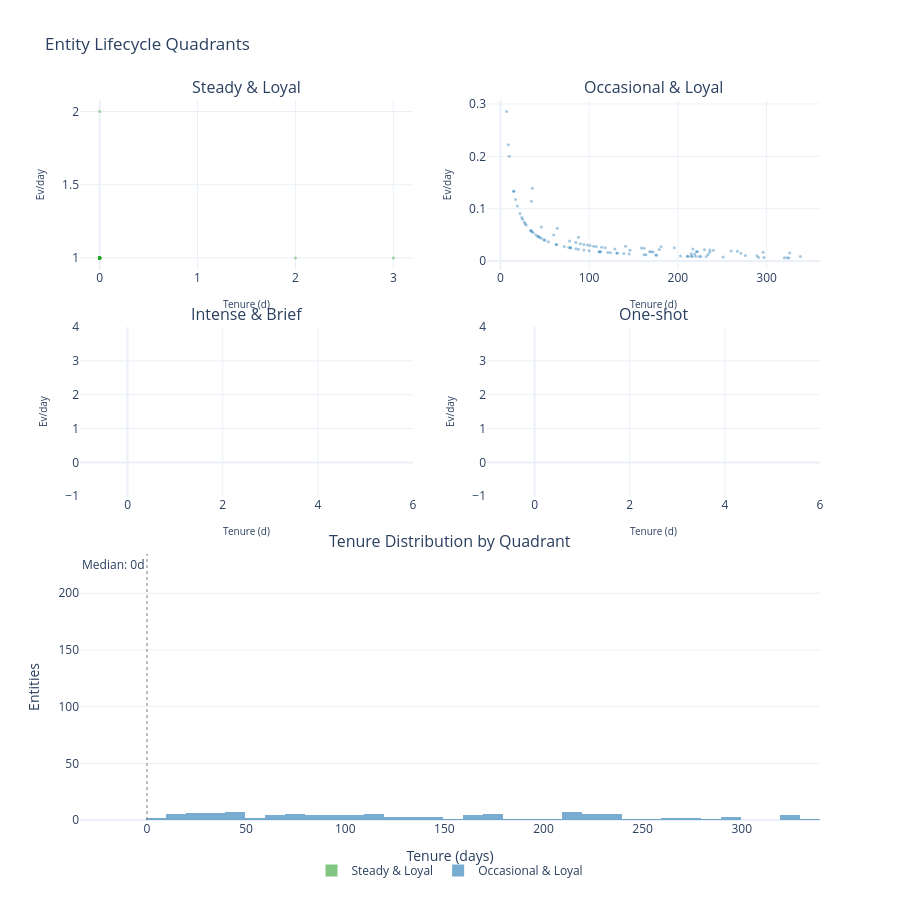

Notebook code for this chart:
### Code cell
# Combined panel: small multiples (top 2x2) + tenure histogram (bottom)
fig = make_subplots(
    rows=3, cols=2,
    subplot_titles=[*quadrant_order, "Tenure Distribution by Quadrant", ""],
    specs=[[{}, {}], [{}, {}], [{"colspan": 2}, None]],
    vertical_spacing=0.08, horizontal_spacing=0.10,
    row_heights=[0.28, 0.28, 0.44],
)

# Top 2x2: scatter per quadrant
positions = [(1, 1), (1, 2), (2, 1), (2, 2)]
for (row, col), q in zip(positions, quadrant_order):
    subset = lifecycles[lifecycles["lifecycle_quadrant"] == q]
    fig.add_trace(go.Scatter(
        x=subset["duration_days"], y=subset["intensity"],
        mode="markers", marker=dict(color=quadrant_colors[q], opacity=0.4, size=3),
        showlegend=False,
    ), row=row, col=col)
    fig.update_xaxes(title_text="Tenure (d)", title_font_size=10, row=row, col=col)
    fig.update_yaxes(title_text="Ev/day", title_font_size=10, row=row, col=col)

# Bottom: overlaid tenure histograms
for q in quadrant_order:
    subset = lifecycles[lifecycles["lifecycle_quadrant"] == q]
    fig.add_trace(go.Histogram(
        x=subset["duration_days"], nbinsx=40, name=q,
        marker_color=quadrant_colors[q], opacity=0.6,
    ), row=3, col=1)

fig.add_vline(x=tenure_median, line_dash="dot", line_color="gray", opacity=0.5,
              row=3, col=1, annotation_text=f"Median: {tenure_median:.0f}d",
              annotation_position="top left")

fig.update_layout(
    barmode="overlay", template="plotly_white", height=900,
    title="Entity Lifecycle Quadrants",
    legend=dict(orientation="h", yanchor="top", y=-0.05, xanchor="center", x=0.5),
    margin=dict(b=80),
)
fig.update_xaxes(title_text="Tenure (days)", row=3, col=1)
fig.update_yaxes(title_text="Entities", row=3, col=1)
display_figure(fig)

### Figure 1 — Plotly figure (JSON) as saved in the notebook; plotly's stock layout.template omitted (floating-point values rounded to 4 significant figures; data arrays with more than 128 entries replaced by an {"elided": "..."} marker saying what was removed)
{"data": [{"marker": {"color": "#2ca02c", "opacity": 0.4, "size": 3}, "mode": "markers", "showlegend": false, "type": "scatter", "x": {"elided": "225 int values"}, "xaxis": "x", "y": {"elided": "225 float values"}, "yaxis": "y"}, {"marker": {"color": "#1f77b4", "opacity": 0.4, "size": 3}, "mode": "markers", "showlegend": false, "type": "scatter", "x": [24, 85, 271, 224, 35, 320, 25, 323, 7, 79, 19, 132, 215, 338, 17, 98, 216, 27, 326, 112, 94, 90, 37, 164, 88, 94, 172, 291, 131, 28, 236, 9, 146, 226, 176, 49, 79, 114, 220, 181, 221, 43, 219, 236, 77, 203, 35, 222, 159, 29, 145, 63, 100, 118, 141, 40, 101, 162, 121, 85, 15, 105, 217, 139, 46, 44, 111, 46, 108, 54, 113, 60, 50, 289, 297, 72, 124, 260, 232, 168, 325, 34, 88, 215, 276, 230, 63, 211, 251, 211, 196, 179, 22, 10, 170, 296, 129, 42, 35, 64, 78, 234, 36, 162, 15, 267, 240, 175], "xaxis": "x2", "y": [0.08333, 0.02353, 0.01476, 0.008929, 0.05714, 0.00625, 0.08, 0.006192, 0.2857, 0.02532, 0.1053, 0.01515, 0.009302, 0.008876, 0.1176, 0.03061, 0.009259, 0.07407, 0.01534, 0.01786, 0.03191, 0.03333, 0.05405, 0.0122, 0.04545, 0.02128, 0.01744, 0.006873, 0.01527, 0.07143, 0.01695, 0.2222, 0.02055, 0.00885, 0.01136, 0.04082, 0.02532, 0.02632, 0.009091, 0.02762, 0.0181, 0.04651, 0.0137, 0.02119, 0.02597, 0.009852, 0.1143, 0.01802, 0.02516, 0.06897, 0.01379, 0.03175, 0.02, 0.02542, 0.02837, 0.05, 0.0297, 0.02469, 0.01653, 0.03529, 0.1333, 0.02857, 0.02304, 0.01439, 0.06522, 0.04545, 0.01802, 0.04348, 0.02778, 0.03704, 0.0177, 0.05, 0.04, 0.01038, 0.006734, 0.02778, 0.01613, 0.01923, 0.008621, 0.01786, 0.006154, 0.05882, 0.02273, 0.01395, 0.01087, 0.02174, 0.03175, 0.009479, 0.007968, 0.009479, 0.02551, 0.02235, 0.09091, 0.2, 0.01765, 0.01689, 0.02326, 0.04762, 0.05714, 0.0625, 0.03846, 0.01282, 0.1389, 0.01235, 0.1333, 0.01873, 0.02083, 0.01143], "yaxis": "y2"}, {"marker": {"color": "#ff7f0e", "opacity": 0.4, "size": 3}, "mode": "markers", "showlegend": false, "type": "scatter", "x": [], "xaxis": "x3", "y": [], "yaxis": "y3"}, {"marker": {"color": "#d62728", "opacity": 0.4, "size": 3}, "mode": "markers", "showlegend": false, "type": "scatter", "x": [], "xaxis": "x4", "y": [], "yaxis": "y4"}, {"marker": {"color": "#2ca02c"}, "name": "Steady & Loyal", "nbinsx": 40, "opacity": 0.6, "type": "histogram", "x": {"elided": "225 int values"}, "xaxis": "x5", "yaxis": "y5"}, {"marker": {"color": "#1f77b4"}, "name": "Occasional & Loyal", "nbinsx": 40, "opacity": 0.6, "type": "histogram", "x": [24, 85, 271, 224, 35, 320, 25, 323, 7, 79, 19, 132, 215, 338, 17, 98, 216, 27, 326, 112, 94, 90, 37, 164, 88, 94, 172, 291, 131, 28, 236, 9, 146, 226, 176, 49, 79, 114, 220, 181, 221, 43, 219, 236, 77, 203, 35, 222, 159, 29, 145, 63, 100, 118, 141, 40, 101, 162, 121, 85, 15, 105, 217, 139, 46, 44, 111, 46, 108, 54, 113, 60, 50, 289, 297, 72, 124, 260, 232, 168, 325, 34, 88, 215, 276, 230, 63, 211, 251, 211, 196, 179, 22, 10, 170, 296, 129, 42, 35, 64, 78, 234, 36, 162, 15, 267, 240, 175], "xaxis": "x5", "yaxis": "y5"}, {"marker": {"color": "#ff7f0e"}, "name": "Intense & Brief", "nbinsx": 40, "opacity": 0.6, "type": "histogram", "x": [], "xaxis": "x5", "yaxis": "y5"}, {"marker": {"color": "#d62728"}, "name": "One-shot", "nbinsx": 40, "opacity": 0.6, "type": "histogram", "x": [], "xaxis": "x5", "yaxis": "y5"}], "layout": {"annotations": [{"font": {"size": 16}, "showarrow": false, "text": "Steady & Loyal", "x": 0.225, "xanchor": "center", "xref": "paper", "y": 1.0, "yanchor": "bottom", "yref": "paper"}, {"font": {"size": 16}, "showarrow": false, "text": "Occasional & Loyal", "x": 0.775, "xanchor": "center", "xref": "paper", "y": 1.0, "yanchor": "bottom", "yref": "paper"}, {"font": {"size": 16}, "showarrow": false, "text": "Intense & Brief", "x": 0.225, "xanchor": "center", "xref": "paper", "y": 0.6848, "yanchor": "bottom", "yref": "paper"}, {"font": {"size": 16}, "showarrow": false, "text": "One-shot", "x": 0.775, "xanchor": "center", "xref": "paper", "y": 0.6848, "yanchor": "bottom", "yref": "paper"}, {"font": {"size": 16}, "showarrow": false, "text": "Tenure Distribution by Quadrant", "x": 0.5, "xanchor": "center", "xref": "paper", "y": 0.3696, "yanchor": "bottom", "yref": "paper"}, {"showarrow": false, "text": "Median: 0d", "x": 0.0, "xanchor": "right", "xref": "x5", "y": 1, "yanchor": "top", "yref": "y5 domain"}], "barmode": "overlay", "height": 900, "legend": {"orientation": "h", "x": 0.5, "xanchor": "center", "y": -0.05, "yanchor": "top"}, "margin": {"b": 80}, "shapes": [{"line": {"color": "gray", "dash": "dot"}, "opacity": 0.5, "type": "line", "x0": 0.0, "x1": 0.0, "xref": "x5", "y0": 0, "y1": 1, "yref": "y5 domain"}], "title": {"text": "Entity Lifecycle Quadrants"}, "xaxis": {"anchor": "y", "domain": [0.0, 0.45], "title": {"font": {"size": 10}, "text": "Tenure (d)"}}, "xaxis2": {"anchor": "y2", "domain": [0.55, 1.0], "title": {"font": {"size": 10}, "text": "Tenure (d)"}}, "xaxis3": {"anchor": "y3", "domain": [0.0, 0.45], "title": {"font": {"size": 10}, "text": "Tenure (d)"}}, "xaxis4": {"anchor": "y4", "domain": [0.55, 1.0], "title": {"font": {"size": 10}, "text": "Tenure (d)"}}, "xaxis5": {"anchor": "y5", "domain": [0.0, 1.0], "title": {"text": "Tenure (days)"}}, "yaxis": {"anchor": "x", "domain": [0.7648, 1.0], "title": {"font": {"size": 10}, "text": "Ev/day"}}, "yaxis2": {"anchor": "x2", "domain": [0.7648, 1.0], "title": {"font": {"size": 10}, "text": "Ev/day"}}, "yaxis3": {"anchor": "x3", "domain": [0.4496, 0.6848], "title": {"font": {"size": 10}, "text": "Ev/day"}}, "yaxis4": {"anchor": "x4", "domain": [0.4496, 0.6848], "title": {"font": {"size": 10}, "text": "Ev/day"}}, "yaxis5": {"anchor": "x5", "domain": [0.0, 0.3696], "title": {"text": "Entities"}}}}
